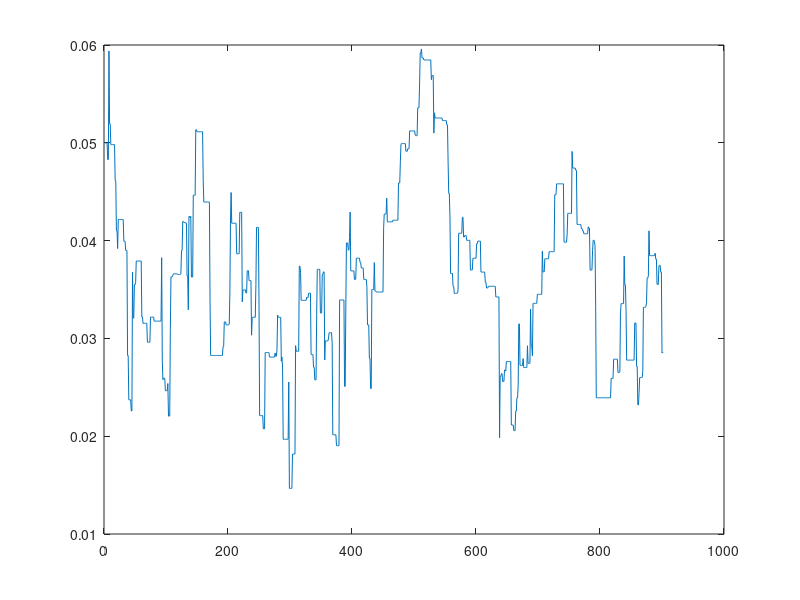
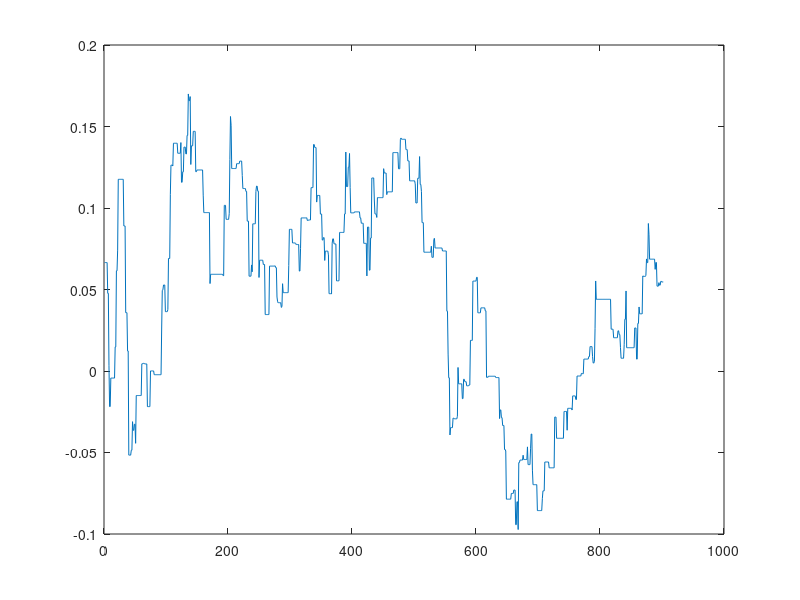
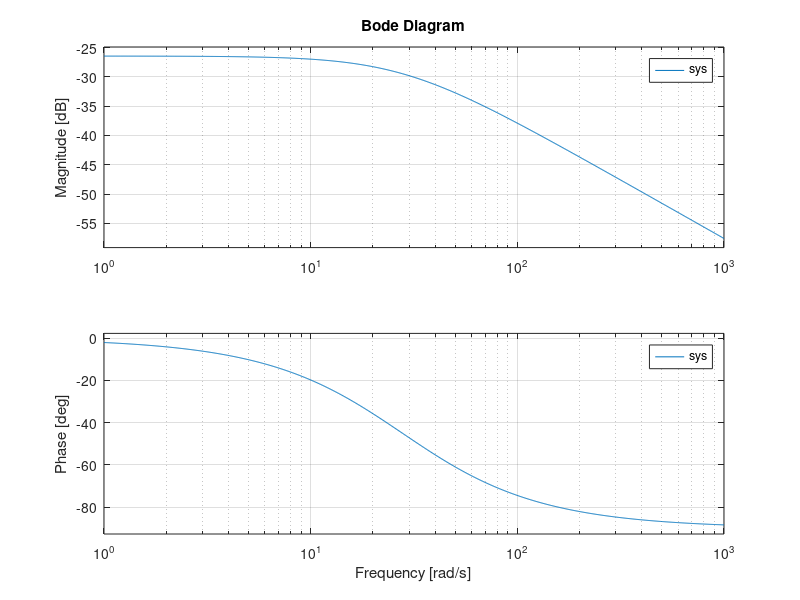

Reproduce these figures in MATLAB, in order.
systemas = csvread("ids.csv");
numorder=0;
denorder=1;
numidx=2:(numorder+2);
denidx=(numorder+3):(numorder+3+denorder);

gains=[];
tcs=[]; % socorro, estoy atrapado en la mente de Jorge
% Yo también.

for i=100:size(systemas,1)
    num=systemas(i,numidx);
    den=systemas(i,denidx);
    
    Gz=tf(num,den,0.1);
    G=d2c(Gz);
    
    [wn,xi,p]=damp(G);
    %tc=1/G.Denominator{1}(2);
    tc=1./wn;
    tcs=[tcs tc'];
    gain=dcgain(G);
    %gain=G.Numerator{1}(2)*tc;
    gains=[gains gain];
    
end

figure;
saveas(plot(tcs),"tcs","epsc")
figure;
saveas(plot(gains),"gains","epsc")

tc=mean(tcs);
gain=mean(gains);

sys=tf([gain],[tc 1]);
figure;
bode(sys)
saveas(gcf(),"bode","epsc")
%m000=[mean(tcs(350:400)) mean(gains(350:400))];
%data4=[tcs; gains];



